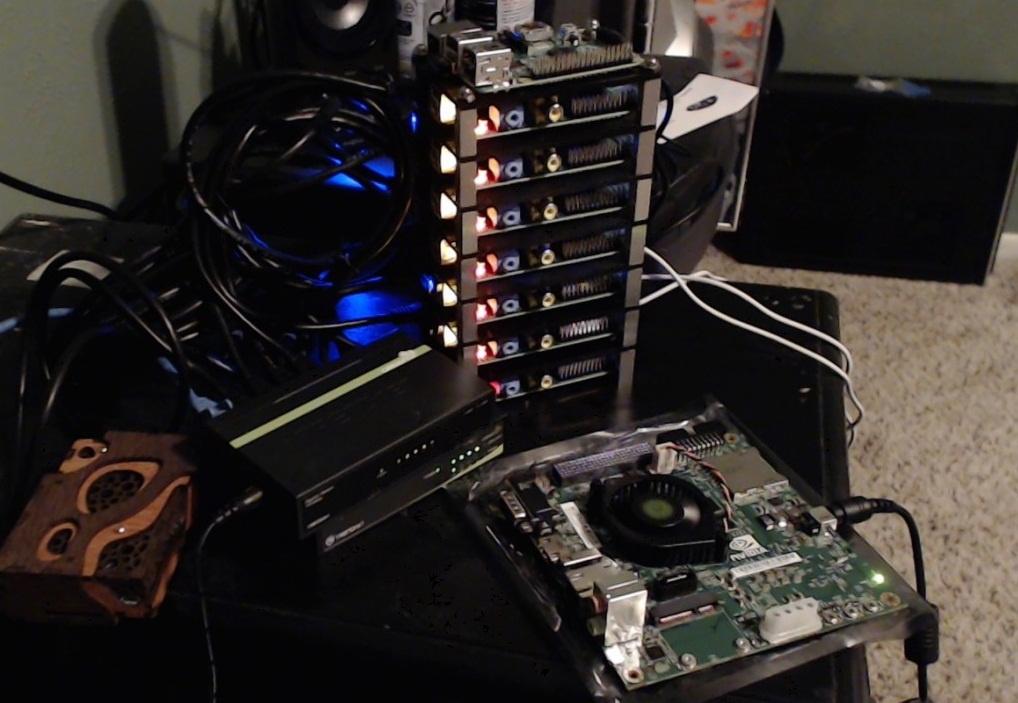
#> input picture Resimde Nesne Bulma/ana_resim.jpg, 1018 x 703 px, given in place of metre.jpg, which was not available
$ python 'kamerada nesne bulma.py'
#> lines starting #> are read from the running program, lines starting #| are printed output that depends on the picture; after the words box and inside, x2 and y2 are one past the last pixel; in counts of white or black regions, pixels touching at a corner belong together; pictures that were not available may be replaced by others from this repository, and a replacement may not be noted
import cv2
import numpy as np
kamera=cv2.VideoCapture(0)
metre=cv2.imread("metre.jpg",0)
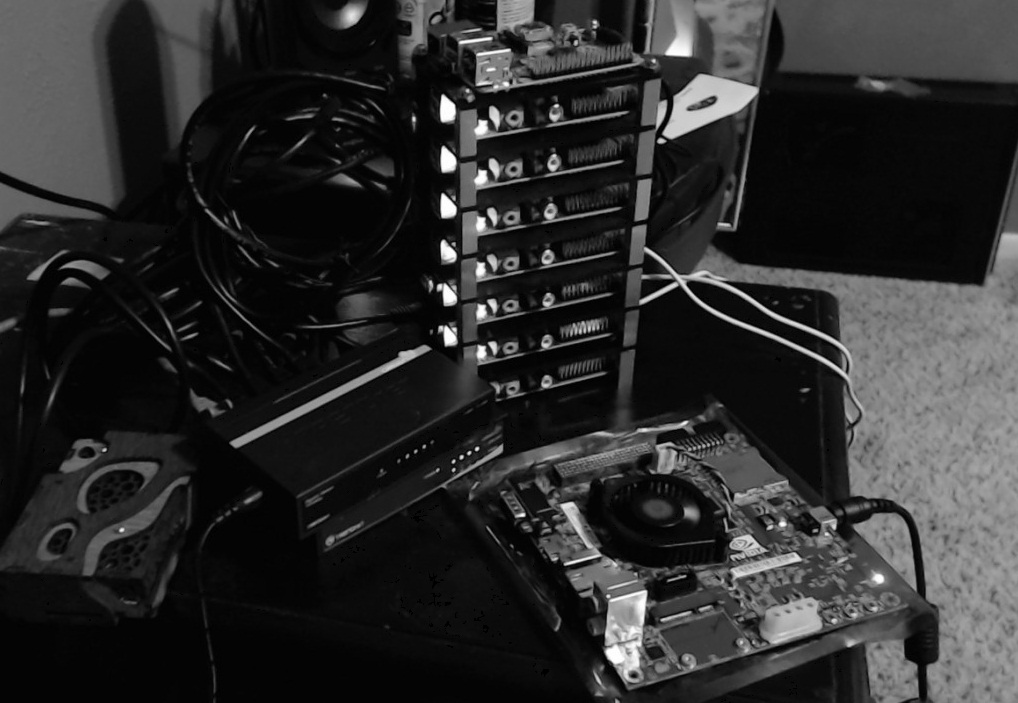
#> metre: shape (703, 1018); min 0, max 255, mean 44.4
metre1=cv2.pyrDown(metre)
metre2=cv2.pyrDown(metre1)
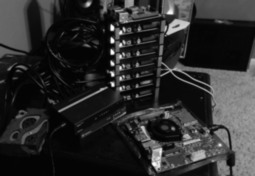
#> metre2: shape (176, 255); min 3, max 253, mean 44.5

h,w=metre.shape
#> h = 703; w = 1018
h1,w1=metre1.shape
#> h1 = 352; w1 = 509
h2,w2=metre2.shape
#> h2 = 176; w2 = 255
while True:
    ret,goruntu=kamera.read()
#> goruntu is the input picture: shape (703, 1018, 3); mean B, G, R 40.7, 43.2, 48.1
    img_gray = cv2.cvtColor(goruntu, cv2.COLOR_BGR2GRAY)
    res=cv2.matchTemplate(img_gray,metre,cv2.TM_CCOEFF_NORMED)
#> res = [1]
    threshold=0.50
    loc = np.where(res > threshold)  # eşleşmenin %80den büyük olduğu noktaları loc değişkeninde tut
#> loc = ([0], [0])
    for n in zip(*loc[::-1]):
        cv2.rectangle(goruntu, n, (n[0] + w, n[1] + h), (0, 255, 255), 2)
#> this loop made 1 pass
#> n on pass 1: (0, 0)
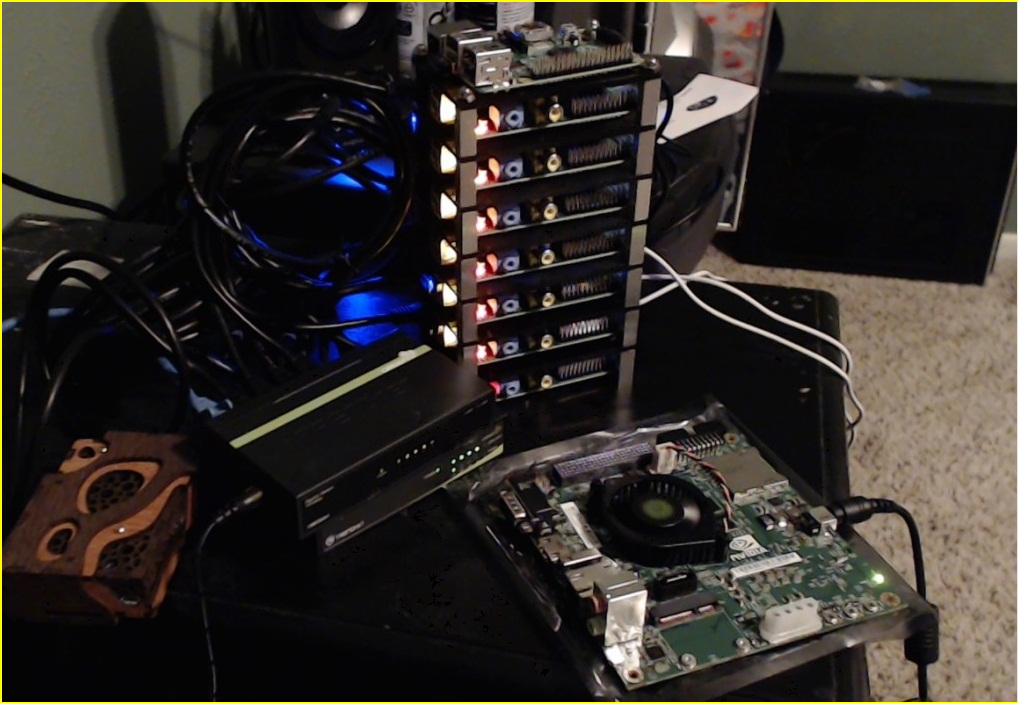
#> goruntu: shape (703, 1018, 3); 0.72% of pixels changed, all inside (x1, y1, x2, y2) = (0, 0, 1018, 703)
    res1= cv2.matchTemplate(img_gray, metre1, cv2.TM_CCOEFF_NORMED)
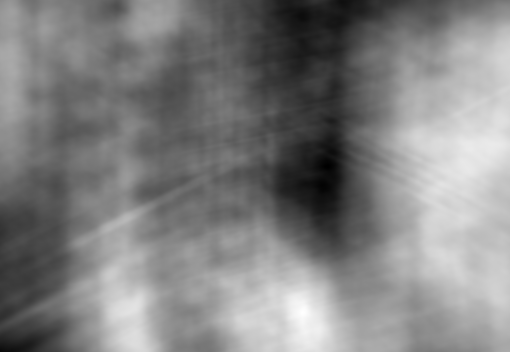
#> res1: shape (352, 510) float32; min -0.0826, max 0.336, mean 0.13; drawn with min black and max white
    loc1 = np.where(res1 > threshold)
#> loc1 = (empty array, empty array)
    for n1 in zip(*loc1[::-1]):
        cv2.rectangle(goruntu, n1, (n1[0] + w1, n1[1] + h1), (0, 255, 255), 2)
#> this loop made 0 passes
    res2 = cv2.matchTemplate(img_gray, metre2, cv2.TM_CCOEFF_NORMED)
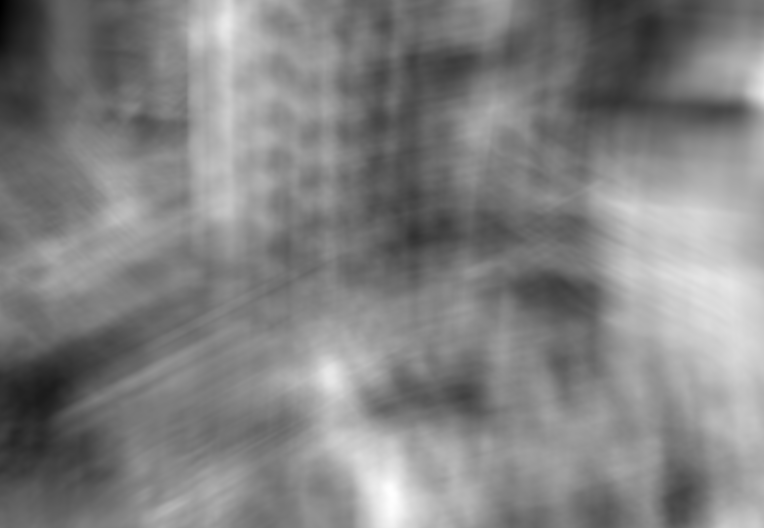
#> res2: shape (528, 764) float32; min -0.376, max 0.469, mean 0.0538; drawn with min black and max white
    loc2 = np.where(res2 > threshold)
#> loc2 = (empty array, empty array)
    for n2 in zip(*loc2[::-1]):
        cv2.rectangle(goruntu, n2, (n2[0] + w2, n2[1] + h2), (0, 255, 255), 2)
    cv2.imshow("kamera",goruntu)
    if cv2.waitKey(25) & 0xFF==ord('q'):
#> (key q is pressed here)
        break
kamera.release()
cv2.destroyAllWindows()
